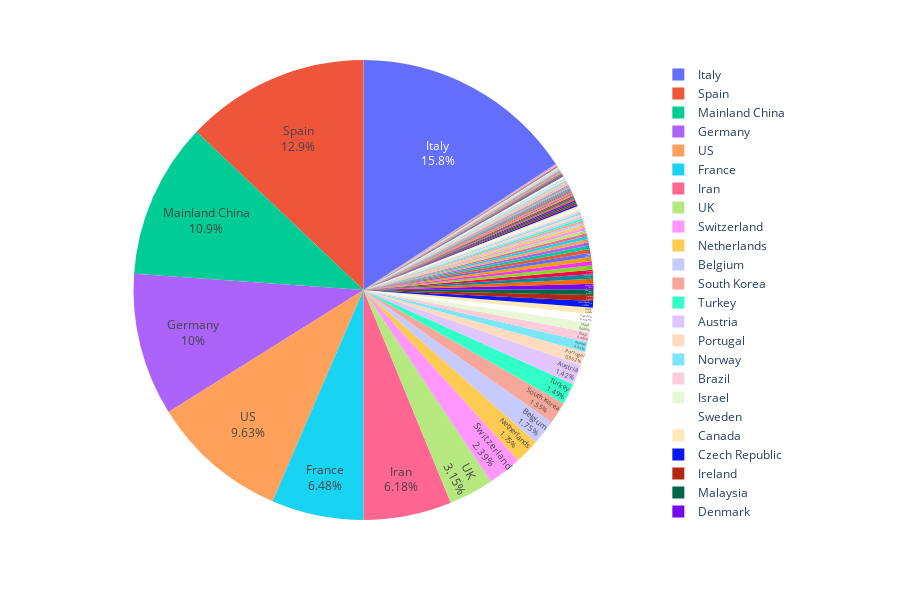

Notebook cell for this chart:
### Code cell
fig = px.pie(df_countries, values = 'Confirmed',names='Country', height=600)
fig.update_traces(textposition='inside', textinfo='percent+label')

fig.update_layout(
    title_x = 0.5,
    geo=dict(
        showframe = False,
        showcoastlines = False,
    ))

fig.show()

### Figure 1 — Plotly figure (JSON) as saved in the notebook; plotly's stock layout.template omitted (floating-point values rounded to 4 significant figures; data arrays with more than 128 entries replaced by an {"elided": "..."} marker saying what was removed)
{"data": [{"domain": {"x": [0, 1], "y": [0, 1]}, "hoverlabel": {"namelength": 0}, "hovertemplate": "Country=%{label}<br>Confirmed=%{value}", "labels": {"elided": "203 str values"}, "legendgroup": "", "name": "", "showlegend": true, "textinfo": "percent+label", "textposition": "inside", "type": "pie", "values": {"elided": "203 int values"}}], "layout": {"geo": {"showcoastlines": false, "showframe": false}, "height": 600, "legend": {"tracegroupgap": 0}, "margin": {"t": 60}, "title": {"x": 0.5}}}
